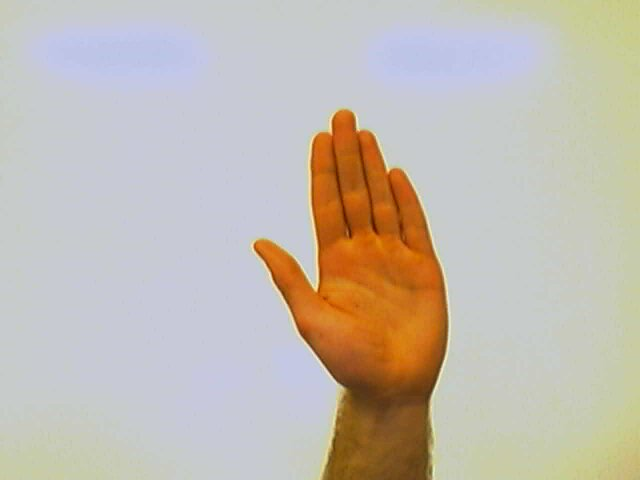
#> input picture Rapport/Images/2013-03-22-125402.jpg, 640 x 480 px; its folder holds only this picture in this run
$ python -i Main.py   (imports and definitions only)
#> lines starting #> are read from the running program, lines starting #| are printed output that depends on the picture; after the words box and inside, x2 and y2 are one past the last pixel; in counts of white or black regions, pixels touching at a corner belong together
import cv2
import numpy as np
import os
import time

INPUTDIR = "/home/mathieu/Pictures/mains"
OUTPUTDIR = "output"

def getArmMask ( image ):
    gray = cv2.cvtColor(image,cv2.COLOR_BGR2GRAY)
    bw = cv2.inRange(gray, np.array([0]), np.array([20]))
    element = cv2.getStructuringElement(cv2.MORPH_ELLIPSE,(3,3))
    bw2=cv2.erode(bw,element)
    bw =cv2.dilate(bw2,element)
    bw2 =cv2.dilate(bw,element)
    return cv2.bitwise_not(bw2)

def getGreenMask (image ):
    hsv = cv2.cvtColor(image, cv2.COLOR_BGR2HSV)
    bw = cv2.inRange(hsv, np.array([45,0,0]), np.array([100,255,255]))
    return cv2.bitwise_not(bw)

def getMask (image):
    arm = getArmMask(image)
    green = getGreenMask(image)

    return cv2.bitwise_and(arm, green)

def cropImage ( filename, outputFilename ):
#> called with filename = '../Rapport/Images/2013-03-22-125402.jpg', outputFilename = 'out.png'
    image = cv2.imread(filename )
#> image is the input picture: shape (480, 640, 3); mean B, G, R 177.6, 187.7, 195.4

    #Threshold
    hsv = cv2.cvtColor(image, cv2.COLOR_BGR2HSV)       #30
#> hsv: shape (480, 640, 3); mean H, S, V 75.1, 47, 204.3
    bw = cv2.inRange(hsv, np.array([0,50,0]), np.array([70,255,255]))
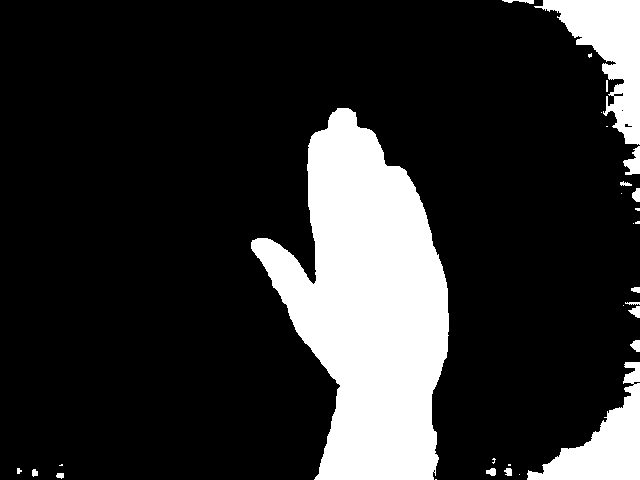
#> bw: shape (480, 640); 18.2% white; 30 white regions (13 under 20 px), largest, box (x1, y1, x2, y2) and area: (251, 108, 449, 480) 43067, (534, 0, 640, 145) 6380, (527, 362, 640, 480) 5297

    # [9 lines of commented-out code are left out]
    element = cv2.getStructuringElement(cv2.MORPH_ELLIPSE,(5,5))
    bw2 = cv2.erode(bw,element)
#> bw2: shape (480, 640); 16.8% white; 16 white regions (8 under 20 px), largest, box (x1, y1, x2, y2) and area: (253, 110, 447, 480) 40977, (545, 0, 640, 143) 5632, (529, 385, 640, 480) 4620
    bw = cv2.erode(bw2,element)
#> bw: shape (480, 640); 15.7% white; 10 white regions (5 under 20 px), largest, box (x1, y1, x2, y2) and area: (255, 112, 445, 480) 38922, (547, 0, 640, 141) 4971, (532, 387, 640, 480) 4260, (629, 160, 640, 170) 65, (629, 366, 640, 380) 48

    for i in range(0,5):
        bw2 = cv2.dilate(bw,element)
        bw = cv2.dilate(bw2,element)
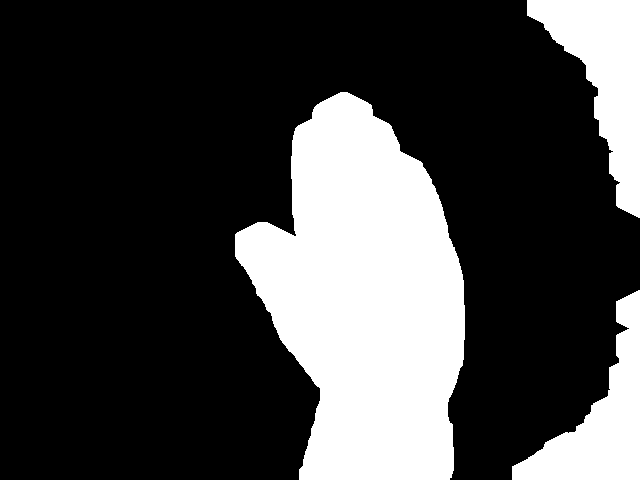
#> bw: shape (480, 640); 26.1% white; 3 white regions, box (x1, y1, x2, y2) and area: (235, 92, 465, 480) 59287, (527, 0, 640, 218) 11272, (512, 290, 640, 480) 9598
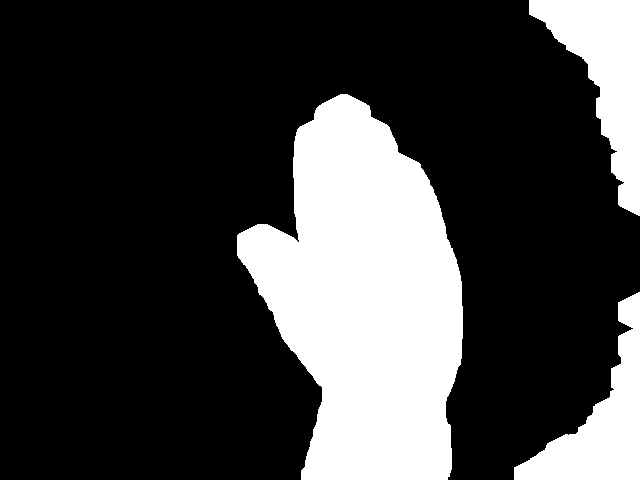
#> bw2: shape (480, 640); 25.1% white; 3 white regions, box (x1, y1, x2, y2) and area: (237, 94, 463, 480) 57287, (529, 0, 640, 216) 10696, (514, 292, 640, 480) 9044


    bw2 = cv2.GaussianBlur(bw, (5,5), 0)
    #cv2.imwrite("aaa.jpg" ,bw2 )
    ##########################################
    canny = cv2.Canny(bw2, 0, 300)
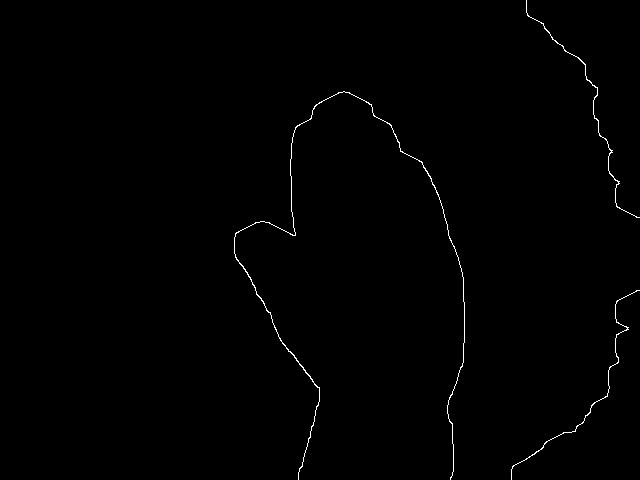
#> canny: shape (480, 640); 0.53% white in thin lines or dots, all inside (x1, y1, x2, y2) = (234, 0, 640, 480)

    contours, hierarchy = cv2.findContours(canny, cv2.RETR_TREE, cv2.CHAIN_APPROX_SIMPLE)
#> contours = 3 contours; box (x1, y1, x2, y2) and area: (234, 91, 465, 480) 135, (526, 0, 640, 218) 57, (511, 290, 640, 480) 42

    #Biggest contour
    biggestContourId = -1
    biggestContour = 0

    contoursInt = [c.astype('int') for c in contours]
#> contoursInt = 3 items

    for i in range(len(contours)):
        c = contours[i].astype('int')
        x,y,w,h = cv2.boundingRect(c)
        area = w*h


        # [4 lines of commented-out code are left out]
        if area > biggestContour :
            biggestContour = area
            biggestContourId = i
            biggestRect=[x,y,w,h]
#> this loop made 3 passes
#> (x, y, w, h, area, biggestContour, biggestContourId) on passes 1 to 2: (511, 290, 129, 190, 24510, 24510, 0), (234, 91, 231, 389, 89859, 89859, 1)
#> (x, y, w, h, area) on pass 3: (526, 0, 114, 218, 24852)
#> after the loop, biggestContour = 89859; biggestContourId = 1


    #Crop
    if biggestContourId != -1:
        x,y,w,h=tuple(biggestRect)
#> x = 234; y = 91; w = 231; h = 389
        # [10 lines of commented-out code are left out]
        cropped = image[y:y+h, x:x+w]
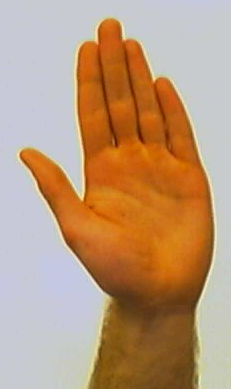
#> cropped: shape (389, 231, 3); mean B, G, R 122.3, 153.3, 187.5
        gray = cv2.cvtColor(cropped, cv2.COLOR_BGR2GRAY)
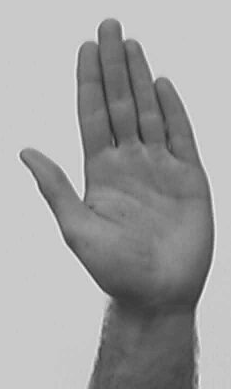
#> gray: shape (389, 231); min 39, max 242, mean 160
        if w > h:
            h = int(float(h)/w*100)
            w = 100
        else:
            w = int(float(w)/h*100)
#> w = 59
            h = 100

        resized = cv2.resize(gray,(w,h))
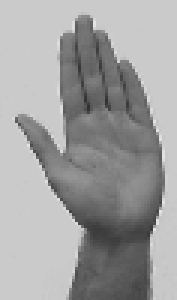
#> resized: shape (100, 59) (shown 3 times larger); min 48, max 231, mean 159.9
        cv2.imwrite(outputFilename ,resized )

startTime = time.time()

# [7 lines not run here, left out]

#cropImage("/home/mathieu/Pictures/mains/Martin/Pouce/Image-1.jpg","test.jpg")

#print "OVER!" + str(time.time() - startTime)

>>> result = cropImage('../Rapport/Images/2013-03-22-125402.jpg', 'out.png')

$ run again, on Rapport/Images/2013-03-22-125550.jpg
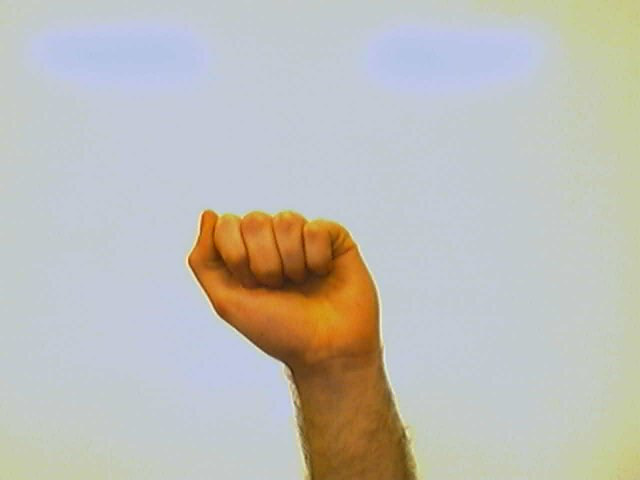
#> input picture Rapport/Images/2013-03-22-125550.jpg, 640 x 480 px
#> in cropImage, image is the input picture: shape (480, 640, 3); mean B, G, R 185.1, 190.4, 191.6
#> hsv: shape (480, 640, 3); mean H, S, V 80.8, 42.6, 204.4
#> in cropImage, `bw = cv2.inRange(hsv, np.array([0,50,0]), np.array([70,255,255]))`:
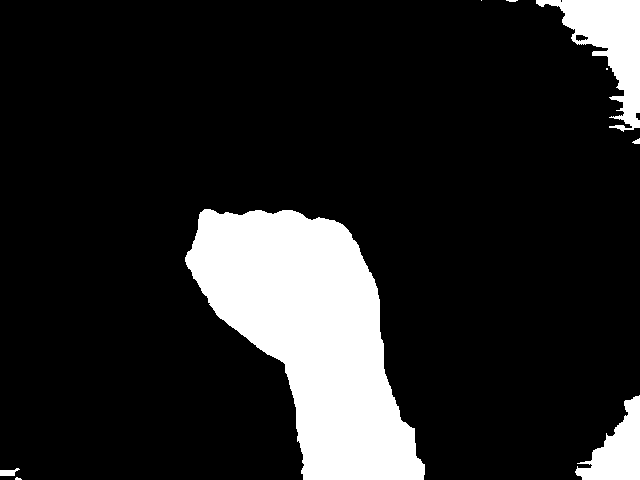
#> bw: shape (480, 640); 14.6% white; 9 white regions (4 under 20 px), largest, box (x1, y1, x2, y2) and area: (185, 209, 425, 480) 36186, (536, 0, 640, 132) 5513, (575, 395, 640, 480) 2864, (0, 468, 20, 476) 102, (632, 138, 640, 144) 30
#> canny: shape (480, 640); 0.4% white in thin lines or dots, all inside (x1, y1, x2, y2) = (168, 0, 640, 480)
#> contours = 3 contours; box (x1, y1, x2, y2) and area: (168, 193, 441, 480) 121, (519, 0, 640, 144) 28, (560, 379, 640, 480) 20
#> contoursInt = 3 items
#> the loop in cropImage, `for i in range(len(contours)):` made 3 passes
#> (x, y, w, h, area, biggestContour, biggestContourId) on passes 1 to 2: (560, 379, 80, 101, 8080, 8080, 0), (168, 193, 273, 287, 78351, 78351, 1)
#> after the loop in cropImage, `for i in range(len(contours)):`: biggestContour = 78351; biggestContourId = 1
#> in cropImage, `x,y,w,h=tuple(biggestRect)`: x = 168; y = 193; w = 273; h = 287
#> in cropImage, `gray = cv2.cvtColor(cropped, cv2.COLOR_BGR2GRAY)`:
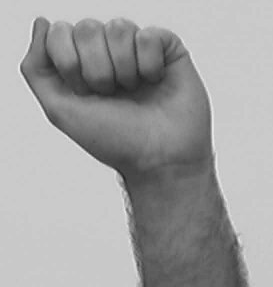
#> gray: shape (287, 273); min 35, max 242, mean 160.9
#> in cropImage, `w = int(float(w)/h*100)`: w = 95

$ run again, on Rapport/Images/2013-03-22-125705.jpg
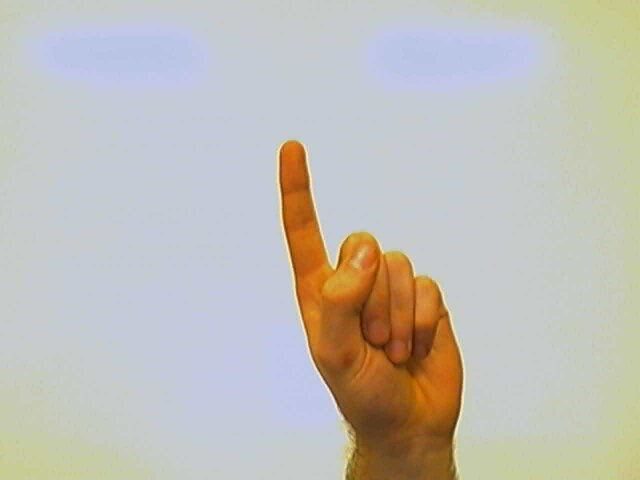
#> input picture Rapport/Images/2013-03-22-125705.jpg, 640 x 480 px
#> in cropImage, image is the input picture: shape (480, 640, 3); mean B, G, R 184.2, 190.7, 193.2
#> hsv: shape (480, 640, 3); mean H, S, V 78.2, 42.5, 204.8
#> in cropImage, `bw = cv2.inRange(hsv, np.array([0,50,0]), np.array([70,255,255]))`:
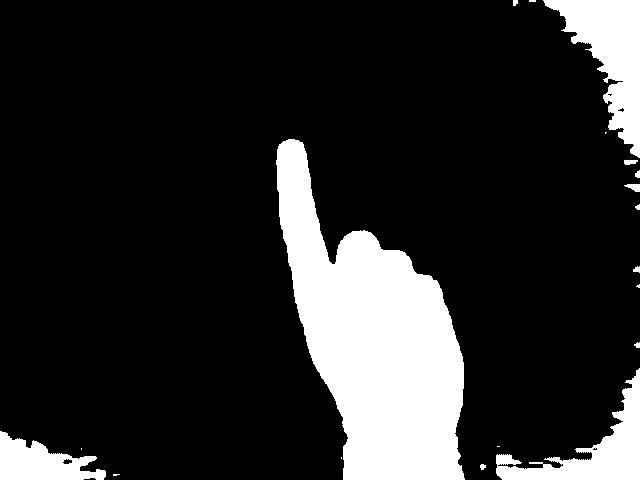
#> bw: shape (480, 640); 16.3% white; 19 white regions (7 under 20 px), largest, box (x1, y1, x2, y2) and area: (276, 139, 465, 480) 35031, (543, 0, 640, 158) 6798, (496, 368, 640, 480) 5001
#> canny: shape (480, 640); 0.5% white in thin lines or dots
#> contours = 4 contours, 1 with area under 20; largest, box (x1, y1, x2, y2) and area: (259, 122, 480, 480) 73, (527, 0, 640, 174) 34, (479, 358, 640, 465) 30
#> contoursInt = 4 items
#> the loop in cropImage, `for i in range(len(contours)):` made 4 passes
#> (x, y, w, h, area, biggestContour) on passes 1 to 3: (0, 415, 122, 65, 7930, 7930), (479, 358, 161, 107, 17227, 17227), (259, 122, 221, 358, 79118, 79118)
#> after the loop in cropImage, `for i in range(len(contours)):`: biggestContour = 79118; biggestContourId = 2
#> in cropImage, `x,y,w,h=tuple(biggestRect)`: x = 259; y = 122; w = 221; h = 358
#> in cropImage, `w = int(float(w)/h*100)`: w = 61
#> in cropImage, `resized = cv2.resize(gray,(w,h))`:
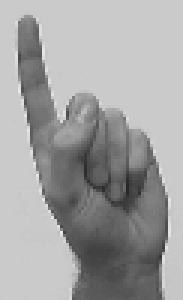
#> resized: shape (100, 61) (shown 3 times larger); min 38, max 233, mean 162

$ run again, on Rapport/Images/2013-03-22-125826.jpg
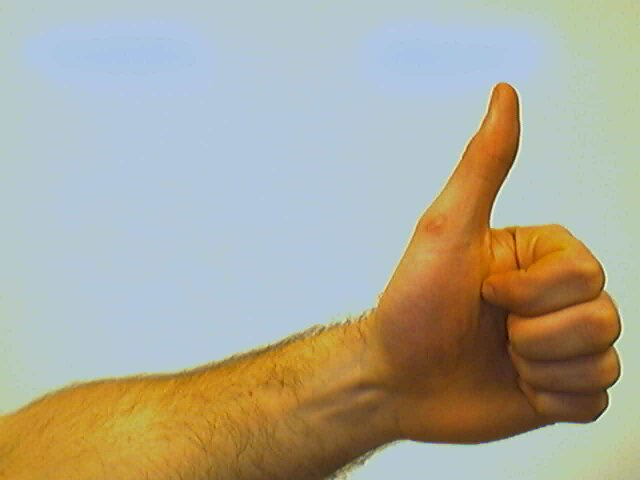
#> input picture Rapport/Images/2013-03-22-125826.jpg, 640 x 480 px
#> in cropImage, image is the input picture: shape (480, 640, 3); mean B, G, R 154.5, 170.9, 173.9
#> hsv: shape (480, 640, 3); mean H, S, V 68.5, 86.6, 195.3
#> canny: shape (480, 640); 0.58% white in thin lines or dots
#> contours = 4 contours, 2 with area under 20; largest, box (x1, y1, x2, y2) and area: (0, 66, 640, 408) 196, (368, 437, 594, 480) 31
#> contoursInt = 4 items
#> the loop in cropImage, `for i in range(len(contours)):` made 4 passes
#> (x, y, w, h, area, biggestContour, biggestContourId) on passes 1, 3: (368, 437, 226, 43, 9718, 9718, 0), (0, 66, 640, 342, 218880, 218880, 2)
#> after the loop in cropImage, `for i in range(len(contours)):`: biggestContour = 218880; biggestContourId = 2
#> in cropImage, `x,y,w,h=tuple(biggestRect)`: x = 0; y = 66; w = 640; h = 342
#> in cropImage, `gray = cv2.cvtColor(cropped, cv2.COLOR_BGR2GRAY)`:
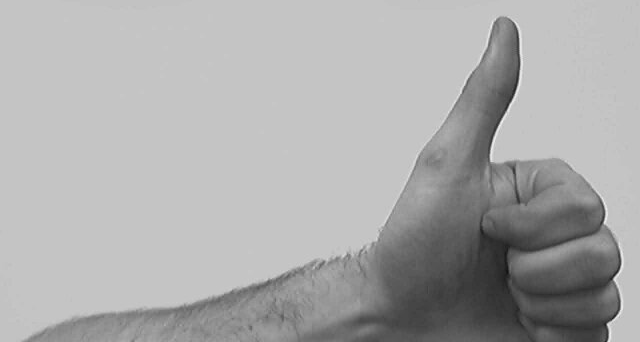
#> gray: shape (342, 640); min 18, max 244, mean 171.1
#> in cropImage, `h = int(float(h)/w*100)`: h = 53
